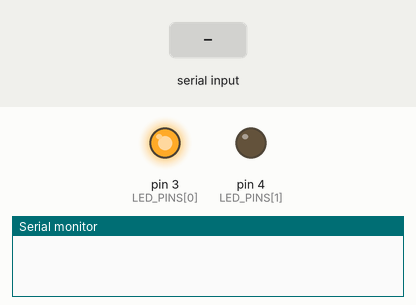
A sketch run on a simulated Arduino Uno, built with avr-gcc and run on an emulated ATmega328P. On the bench: output pins drawn as LEDs (lit = HIGH), the last lines printed to the serial monitor. The inputs (shaded band) are chosen by the test bench.

Above: at 0.1 s.
At 1.9 s:
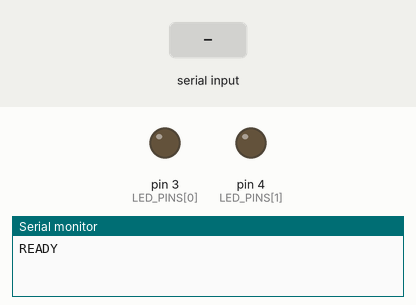
2.0 s: "OFF:1\n" received over Serial
3.5 s: "OFF\n" received over Serial
5.0 s: "0\n" received over Serial
Timing chart, 0 to 8.0 s (numbered marks = the images above; inputs shaded):
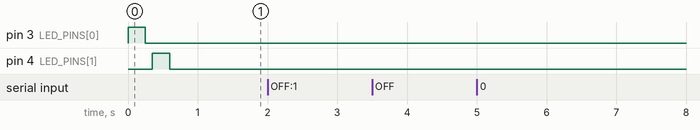

The sketch:

mayi_space_leds.ino
```cpp
/*
  Mayi Space + Arduino
  --------------------
  El juego (en el navegador) habla con este programa por USB usando la Web Serial API.
  Mensajes de texto, uno por línea, a 9600 baudios:

    3:1   enciende el LED del pin 3        3:0   lo apaga
    4:1   enciende el LED del pin 4        4:0   lo apaga
    OFF   apaga todos los LEDs

  Cada comando recibido se responde con "OK <comando>". Al iniciar, los LEDs parpadean una vez y el Arduino envía "READY".
  Solo se aceptan los pines de la lista LED_PINS (por seguridad no se toca ningún otro pin).

  Conexión (cada LED): pin del Arduino -> resistencia de 220 ohmios -> pata larga (+) del LED,
  pata corta (-) del LED -> GND.
*/

const int LED_PINS[] = {3, 4};
const int LED_COUNT = sizeof(LED_PINS) / sizeof(LED_PINS[0]);

String line = "";

bool isAllowedPin(int pin) {
  for (int i = 0; i < LED_COUNT; i++) {
    if (LED_PINS[i] == pin) return true;
  }
  return false;
}

void allOff() {
  for (int i = 0; i < LED_COUNT; i++) digitalWrite(LED_PINS[i], LOW);
}

void handleCommand(String cmd) {
  cmd.trim();
  if (cmd.length() == 0) return;

  if (cmd == "OFF") {
    allOff();
    Serial.println("OK OFF");
    return;
  }

  int sep = cmd.indexOf(':');
  if (sep < 1) {
    Serial.println("ERR formato");
    return;
  }

  int pin = cmd.substring(0, sep).toInt();
  int state = cmd.substring(sep + 1).toInt();

  if (!isAllowedPin(pin)) {
    Serial.println("ERR pin");
    return;
  }

  digitalWrite(pin, state ? HIGH : LOW);
  Serial.print("OK ");
  Serial.println(cmd);
}

void setup() {
  Serial.begin(9600);
  for (int i = 0; i < LED_COUNT; i++) pinMode(LED_PINS[i], OUTPUT);
  allOff();
  // Prueba de arranque: cada LED parpadea una vez. Si no parpadean, el problema está en el cableado (resistencia, patas, GND o pin).
  for (int i = 0; i < LED_COUNT; i++) {
    digitalWrite(LED_PINS[i], HIGH);
    delay(250);
    digitalWrite(LED_PINS[i], LOW);
    delay(100);
  }
  Serial.println("READY");
}

void loop() {
  while (Serial.available() > 0) {
    char c = (char)Serial.read();
    if (c == '\n') {
      handleCommand(line);
      line = "";
    } else if (c != '\r' && line.length() < 16) {
      line += c;
    }
  }
}
```
